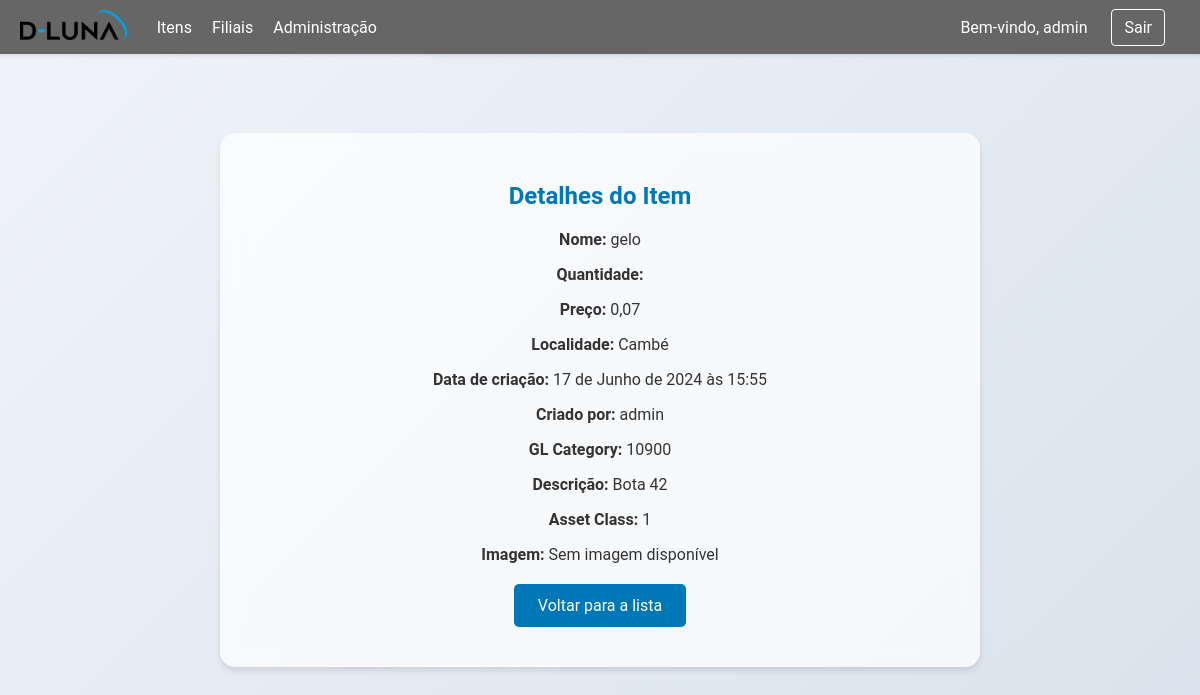
Screenshot of /itens/14/ (signed in) with the database file from the repository.
### estoque/models.py (models this page shows, shortened)
class Item(models.Model):
  nome = models.CharField(max_length=100)
  quantity = models.IntegerField()
  preco = models.DecimalField(max_digits=10, decimal_places=2)
  localidade = models.ForeignKey(Localidade, on_delete=models.CASCADE)
  data_criacao = models.DateTimeField(auto_now_add=True)
  data_atualizacao = models.DateTimeField(auto_now=True)
  criador_por = models.ForeignKey(User, on_delete=models.CASCADE)
  GL_category = models.CharField(max_length=100)
  descricao = models.CharField(max_length=250)
  asset_class = models.IntegerField()
  image = models.ImageField(upload_to='item_images/', blank=True, null=True)

class Localidade(models.Model):
  nome = models.CharField(max_length=100)
  def __str__(self):
    return self.nome

### estoque/views.py (the view)
# urls.py: path('itens/<int:pk>/', ItemDetailView.as_view(), name='item-detail'),
@method_decorator(login_required, name='dispatch')
class ItemDetailView(DetailView):
   model = Item
   template_name = 'item_detail.html'

### estoque/templates/item_detail.html (shortened to what this page needs)
{% load static %}
<!DOCTYPE html>
<html>
<head>
</head>
<body>
  <div class="navbar">
    <div class="navbar-left">
      <a href="{% url 'dashboard' %}">
        <img src="{% static 'midia/Logo_DeLuna.png' %}" alt="D-Luna" class="logo-img">
      </a>
      <a href="{% url 'item-list' %}" style="color: #fff; text-decoration: none;">Itens</a>
      <a href="{% url 'localidade-list' %}" style="color: #fff; text-decoration: none;">Filiais</a>
      <a href="{% url 'admin:index' %}" style="color: #fff; text-decoration: none;">Administração</a>
    </div>
    <div class="navbar-right">
      <span>Bem-vindo, {{ user.username }}</span>
      <a href="{% url 'logout' %}">Sair</a>
    </div>
  </div>
  <div class="container">
    <h2>Detalhes do Item</h2>
    <p><strong>Nome:</strong> {{ object.nome }}</p>
    <p><strong>Quantidade:</strong> {{ object.quantidade }}</p>
    <p><strong>Preço:</strong> {{ object.preco }}</p>
    <p><strong>Localidade:</strong> {{ object.localidade }}</p>
    <p><strong>Data de criação:</strong> {{ object.data_criacao }}</p>
    <p><strong>Criado por:</strong> {{ object.criador_por }}</p>
    <p><strong>GL Category:</strong> {{ object.GL_category }}</p>
    <p><strong>Descrição:</strong> {{ object.descricao }}</p>
    <p><strong>Asset Class:</strong> {{ object.asset_class }}</p>
    {% if object.image %}
    <p><strong>Imagem:</strong> <img id="myImg" src="{{ object.image.url }}" alt="{{ object.nome }}"
        style="width:100%;max-width:300px"></p>
    <div id="myModal" class="modal">
      <span class="close">&times;</span>
      <img class="modal-content" id="img01">
      <div id="caption"></div>
    </div>
    {% else %}
    <p><strong>Imagem:</strong> Sem imagem disponível</p>
    {% endif %}
    <a class="action-btn" href="{% url 'item-list' %}">Voltar para a lista</a>
  </div>
</body>
</html>

### estoque/templates/item_detail.html (style rules this page uses)
body { font-family: 'Roboto', sans-serif; background: linear-gradient(135deg, #f0f4f8, #d9e2ec); color: #333; margin: 0; padding: 0; display: flex; justify-content: center; align-items: center; height: 100vh; }
.container { background: rgba(255, 255, 255, 0.7); backdrop-filter: blur(10px); border-radius: 15px; box-shadow: 0 4px 6px rgba(0, 0, 0, 0.1); padding: 30px; max-width: 700px; width: 100%; text-align: center; }
h2 { color: #0077b6; margin-bottom: 20px; font-size: 24px; }
p { margin-bottom: 10px; }
.action-btn { display: inline-block; padding: 12px 24px; margin: 10px; background-color: #0077b6; color: #fff; border: none; border-radius: 5px; cursor: pointer; text-decoration: none; transition: background-color 0.3s ease; }
.navbar { background-color: #666666; overflow: hidden; position: fixed; top: 0; width: 100%; z-index: 1000; box-shadow: 0 2px 4px rgba(0, 0, 0, 0.1); display: flex; justify-content: space-between; align-items: center; padding: 10px 20px; }
.navbar-left { display: flex; align-items: center; }
.navbar-left a { color: #fff; text-decoration: none; margin-left: 20px; }
.navbar-right { padding: 0 35px; font-size: 16px; color: #fff; }
.navbar-right a { color: #fff; text-decoration: none; margin-left: 20px; padding: 8px 12px; border: 1px solid #fff; border-radius: 4px; }
.navbar .logo-img { max-height: 30px; margin-right: 10px; }

### rows the page displays
Item: nome "gelo", preco "0,07", localidade "Cambé", data_criacao "17 de Junho de 2024 às 15:55", criador_por "admin", GL_category "10900", descricao "Bota 42", asset_class "1"

### other values shown
{{ user.username }} "admin"
